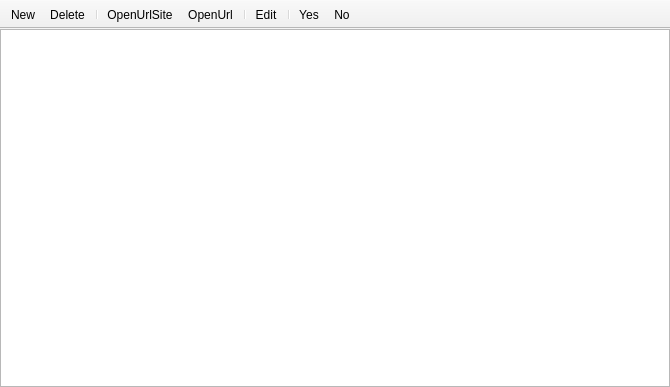
<?xml version="1.0" encoding="UTF-8"?>
<ui version="4.0">
 <class>ViewContent</class>
 <widget class="QMainWindow" name="ViewContent">
  <property name="geometry">
   <rect>
    <x>0</x>
    <y>0</y>
    <width>670</width>
    <height>387</height>
   </rect>
  </property>
  <property name="windowTitle">
   <string>MainWindow</string>
  </property>
  <property name="toolTip">
   <string/>
  </property>
  <widget class="QWidget" name="centralwidget">
   <layout class="QGridLayout" name="gridLayout">
    <property name="leftMargin">
     <number>0</number>
    </property>
    <property name="topMargin">
     <number>0</number>
    </property>
    <property name="rightMargin">
     <number>0</number>
    </property>
    <property name="bottomMargin">
     <number>0</number>
    </property>
    <item row="0" column="0">
     <widget class="QTableView" name="tableView">
      <property name="minimumSize">
       <size>
        <width>550</width>
        <height>200</height>
       </size>
      </property>
      <property name="styleSheet">
       <string notr="true">QTableView{
border-width:2px
}</string>
      </property>
     </widget>
    </item>
   </layout>
  </widget>
  <widget class="QToolBar" name="toolBar">
   <property name="windowTitle">
    <string>toolBar</string>
   </property>
   <property name="toolTip">
    <string/>
   </property>
   <property name="movable">
    <bool>false</bool>
   </property>
   <attribute name="toolBarArea">
    <enum>TopToolBarArea</enum>
   </attribute>
   <attribute name="toolBarBreak">
    <bool>false</bool>
   </attribute>
   <addaction name="action_New"/>
   <addaction name="action_Delete"/>
   <addaction name="separator"/>
   <addaction name="action_OpenUrlSite"/>
   <addaction name="action_OpenUrlCart"/>
   <addaction name="separator"/>
   <addaction name="action_Edit"/>
   <addaction name="separator"/>
   <addaction name="action_Yes"/>
   <addaction name="action_No"/>
  </widget>
  <action name="action_New">
   <property name="icon">
    <iconset resource="icons/ViewWindowRes.qrc">
     <normaloff>:/plus.png</normaloff>:/plus.png</iconset>
   </property>
   <property name="text">
    <string>&amp;New</string>
   </property>
   <property name="toolTip">
    <string>Добавить</string>
   </property>
  </action>
  <action name="action_Delete">
   <property name="icon">
    <iconset resource="icons/ViewWindowRes.qrc">
     <normaloff>:/trash.png</normaloff>:/trash.png</iconset>
   </property>
   <property name="text">
    <string>&amp;Delete</string>
   </property>
   <property name="toolTip">
    <string>Удалить</string>
   </property>
  </action>
  <action name="action_Edit">
   <property name="icon">
    <iconset resource="icons/ViewWindowRes.qrc">
     <normaloff>:/note.png</normaloff>:/note.png</iconset>
   </property>
   <property name="text">
    <string>&amp;Edit</string>
   </property>
   <property name="toolTip">
    <string>Редактировать</string>
   </property>
  </action>
  <action name="action_Yes">
   <property name="icon">
    <iconset resource="icons/ViewWindowRes.qrc">
     <normaloff>:/check.png</normaloff>:/check.png</iconset>
   </property>
   <property name="text">
    <string>&amp;Yes</string>
   </property>
   <property name="toolTip">
    <string>Применить</string>
   </property>
  </action>
  <action name="action_No">
   <property name="icon">
    <iconset resource="icons/ViewWindowRes.qrc">
     <normaloff>:/close.png</normaloff>:/close.png</iconset>
   </property>
   <property name="text">
    <string>&amp;No</string>
   </property>
   <property name="toolTip">
    <string>Отменить</string>
   </property>
  </action>
  <action name="action_OpenUrlCart">
   <property name="icon">
    <iconset resource="icons/ViewWindowRes.qrc">
     <normaloff>:/share2.png</normaloff>:/share2.png</iconset>
   </property>
   <property name="text">
    <string>&amp;OpenUrl</string>
   </property>
   <property name="toolTip">
    <string>Перейти по ссылке (URL-картматериала)</string>
   </property>
  </action>
  <action name="action_OpenUrlSite">
   <property name="icon">
    <iconset resource="icons/ViewWindowRes.qrc">
     <normaloff>:/arrow-right.png</normaloff>:/arrow-right.png</iconset>
   </property>
   <property name="text">
    <string>&amp;OpenUrlSite</string>
   </property>
   <property name="toolTip">
    <string>Перейти по ссылке (URL-сайта)</string>
   </property>
  </action>
 </widget>
 <resources>
  <include location="icons/ViewWindowRes.qrc"/>
 </resources>
 <connections/>
</ui>
